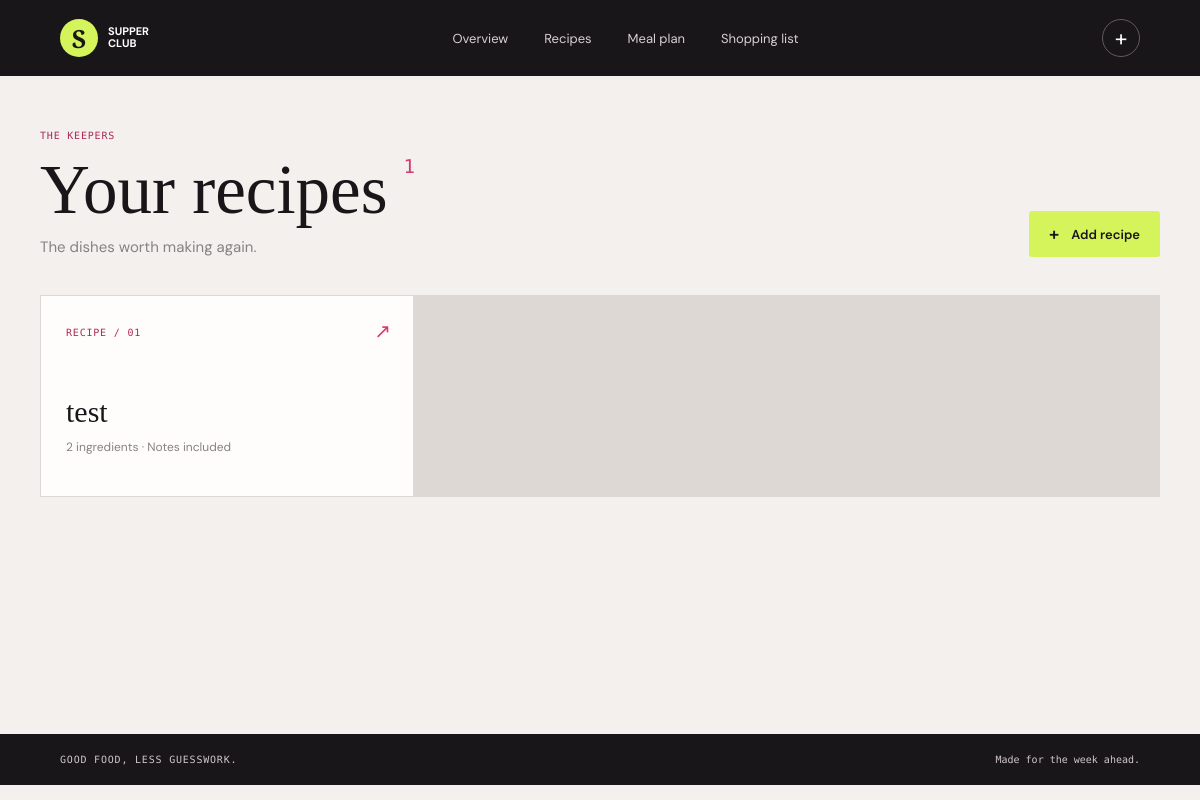
Page /recipes on the committed database.
### tables this page shows
CREATE TABLE recipes (
                id INTEGER PRIMARY KEY AUTOINCREMENT,
                name TEXT NOT NULL,
                notes TEXT NOT NULL DEFAULT '',
                created_at TEXT NOT NULL DEFAULT CURRENT_TIMESTAMP
            , image_filename TEXT);

### routes/main.py (the view)
@main.route("/recipes")
def recipe_list():
    with database() as connection:
        recipes = connection.execute(
            """
            SELECT r.id, r.name, r.notes, COUNT(i.id) AS ingredient_count
            FROM recipes r LEFT JOIN ingredients i ON i.recipe_id = r.id
            GROUP BY r.id ORDER BY r.name COLLATE NOCASE
            """
        ).fetchall()
    return render_template("recipes.html", recipes=recipes)

### database/database.py (called while the page is built)
def get_connection():
    DATA_DIR.mkdir(parents=True, exist_ok=True)
    connection = sqlite3.connect(DATABASE_PATH)
    connection.row_factory = sqlite3.Row
    connection.execute("PRAGMA foreign_keys = ON")
    return connection

@contextmanager
def database():
    connection = get_connection()
    try:
        yield connection
        connection.commit()
    except Exception:
        connection.rollback()
        raise
    finally:
        connection.close()

### templates/recipes.html (shortened to what this page needs)
{% extends "base.html" %}
{% block content %}
<section class="page-heading"><div><p class="eyebrow">THE KEEPERS</p><h1>Your recipes<span class="heading-count">{{ recipes|length }}</span></h1><p class="page-subtitle">The dishes worth making again.</p></div><a class="button button-lime" href="{{ url_for('main.new_recipe') }}"><span>+</span> Add recipe</a></section>
{% if recipes %}<section class="recipe-grid">{% for recipe in recipes %}<a class="recipe-tile" href="{{ url_for('main.view_recipe', recipe_id=recipe.id) }}"><span class="tile-kicker">RECIPE / {{ "%02d"|format(loop.index) }}</span><span class="tile-arrow">↗</span><h2>{{ recipe.name }}</h2><p>{{ recipe.ingredient_count }} ingredients{% if recipe.notes %} · Notes included{% endif %}</p></a>{% endfor %}</section>
{% else %}<section class="empty-state"><span class="empty-symbol">✳</span><h2>A good recipe deserves a home.</h2><p>Add one to start your collection.</p><a class="button button-lime" href="{{ url_for('main.new_recipe') }}">Add your first recipe</a></section>{% endif %}
{% endblock %}

### static/css/style.css (style rules this page uses)
:root { --ink: #191619; --paper: #f4f0ed; --white: #fffdfb; --pink: #d63b70; --pink-dark: #ad2858; --lime: #d5f45b; --muted: #888184; --line: #ded8d5; --mono: "DM Mono", "Courier New", monospace; --sans: "DM Sans", "Segoe UI", sans-serif; --serif: "Playfair Display", Georgia, serif; }
* { box-sizing: border-box; }
html { background: var(--paper); }
body { margin: 0; color: var(--ink); background: var(--paper); font-family: var(--sans); font-size: 15px; }
a { color: inherit; text-decoration: none; }
button, a, input, select, textarea { -webkit-tap-highlight-color: transparent; }
.site-footer span:first-child, .eyebrow, .tile-kicker, .action-index, .share-note { font-family: var(--mono); font-size: 10px; letter-spacing: .08em; }
.eyebrow { margin: 0 0 14px; color: var(--pink-dark); }
h1, h2, p { margin-top: 0; }
h1 { margin-bottom: 0; font: 500 clamp(42px, 6vw, 69px)/1.02 var(--serif); letter-spacing: 0; }
h2 { font: 500 30px/1.15 var(--serif); letter-spacing: 0; }
.page-heading { display: flex; align-items: end; justify-content: space-between; gap: 24px; margin-bottom: 38px; animation: rise-in .45s ease both; }
.heading-count { display: inline-block; margin-left: 16px; color: var(--pink); font: 500 19px var(--mono); vertical-align: top; }
.page-subtitle { margin: 12px 0 0; color: var(--muted); }
.button { display: inline-flex; min-height: 46px; align-items: center; justify-content: center; gap: 12px; padding: 0 19px; border: 1px solid transparent; border-radius: 3px; cursor: pointer; font-size: 13px; font-weight: 600; transition: transform .15s, background .15s; }
.button span { font-size: 18px; }
.button-lime { color: var(--ink); background: var(--lime); }
.recipe-grid { display: grid; grid-template-columns: repeat(3, 1fr); gap: 1px; border: 1px solid var(--line); background: var(--line); }
.recipe-tile { position: relative; min-height: 200px; padding: 25px; background: var(--white); transition: background .2s; }
.tile-kicker { color: var(--pink-dark); }
.tile-arrow { position: absolute; top: 22px; right: 22px; color: var(--pink); font-size: 20px; }
.recipe-tile h2 { margin: 54px 0 9px; }
.recipe-tile p { margin: 0; color: var(--muted); font-size: 12px; }

### rows in the picture
recipes: index "01", name "test", ingredient_count "2", shows "· Notes included"

### other values in the picture
{{ recipes|length }} "1"
